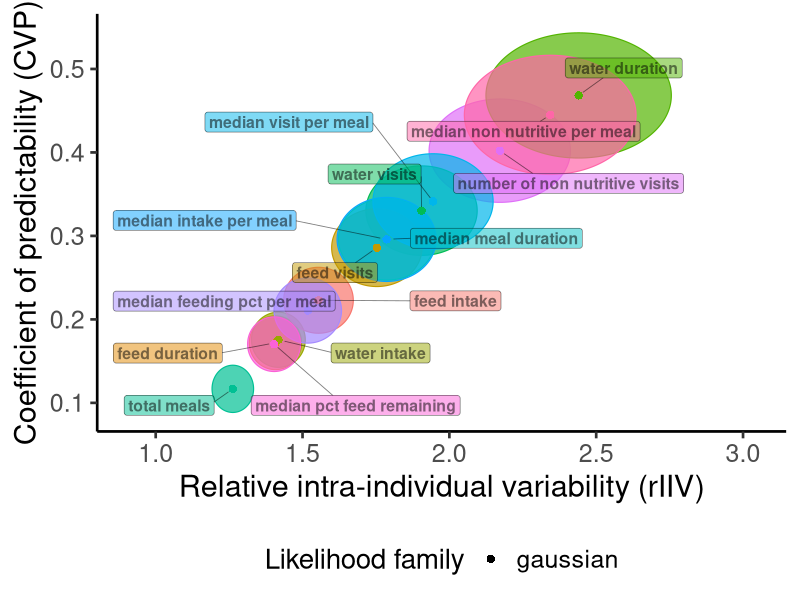

Generate this figure with R:
###################################################################################################
######################### 12c. Predictability Visualisation ########################################
###################################################################################################
# Ellipse scatter plot of relative intra-individual variability (rIIV) vs
# coefficient of predictability (CVP).
# Each variable is drawn as an ellipse whose horizontal extent spans the 95%
# credible interval for rIIV and whose vertical extent spans the 95% credible
# interval for CVP.
# Shape indicates the likelihood family used.

library(ggplot2)
library(ggforce)
library(ggrepel)
library(dplyr)

###################################################################################################
################################## Load summary data ##############################################
###################################################################################################
pred_summary <- read.csv("results/12_predictability/predictability_summary.csv",
                         header = TRUE, stringsAsFactors = FALSE)

###################################################################################################
################################## Compute ellipse geometry #######################################
###################################################################################################
pred_summary <- pred_summary %>%
  mutate(
    a     = (rIIV_upper - rIIV_lower) / 2,
    b     = (CVP_upper  - CVP_lower)  / 2,
    label = gsub("_", " ", variable)
  )

###################################################################################################
################################## Build colour palette ###########################################
###################################################################################################
n_vars <- nrow(pred_summary)
colour_pal <- scales::hue_pal()(n_vars)
names(colour_pal) <- pred_summary$variable

###################################################################################################
################################## Plot ############################################################
###################################################################################################
p <- ggplot(pred_summary, aes(x0 = rIIV_mean, y0 = CVP_mean,
                              a = a, b = b, angle = 0,
                              fill = variable, colour = variable)) +
  geom_ellipse(alpha = 0.7, linewidth = 0.4) +
  geom_point(aes(x = rIIV_mean, y = CVP_mean, colour = variable,
                 shape = family),
             size = 2.5, show.legend = TRUE,
             inherit.aes = FALSE) +
  ggrepel::geom_label_repel(
    aes(x = rIIV_mean, y = CVP_mean, label = label, fill = variable),
    colour             = "black",
    fontface           = "bold",
    size               = 4,
    alpha              = 0.5,
    label.padding      = unit(0.2, "lines"),
    box.padding        = unit(0.8, "lines"),
    point.padding      = unit(0.5, "lines"),
    force              = 20,
    force_pull         = 0.5,
    direction          = "both",
    min.segment.length = 0,
    segment.size       = 0.3,
    max.overlaps       = Inf,
    show.legend        = FALSE,
    inherit.aes        = FALSE
  ) +
  scale_x_continuous(expand = expansion(mult = c(0.25, 0.25))) +
  scale_fill_manual(values   = colour_pal) +
  scale_colour_manual(values = colour_pal) +
  scale_shape_manual(values = c("gaussian" = 16, "lognormal" = 17)) +
  labs(
    x     = "Relative intra-individual variability (rIIV)",
    y     = "Coefficient of predictability (CVP)",
    shape = "Likelihood family"
  ) +
  theme_classic(base_size = 20) +
  theme(
    legend.position  = "bottom",
    legend.box       = "horizontal",
    legend.text      = element_text(size = 18),
    legend.title     = element_text(size = 20),
    plot.title       = element_text(size = 22),
    axis.title       = element_text(size = 22),
    axis.text        = element_text(size = 18)
  ) +
  guides(fill = "none", colour = "none")

ggsave(
  filename = "results/12_predictability/predictability_ellipse_scatter.png",
  plot     = p,
  width    = 10,
  height   = 9
)

cat("Saved: results/12_predictability/predictability_ellipse_scatter.png\n")
